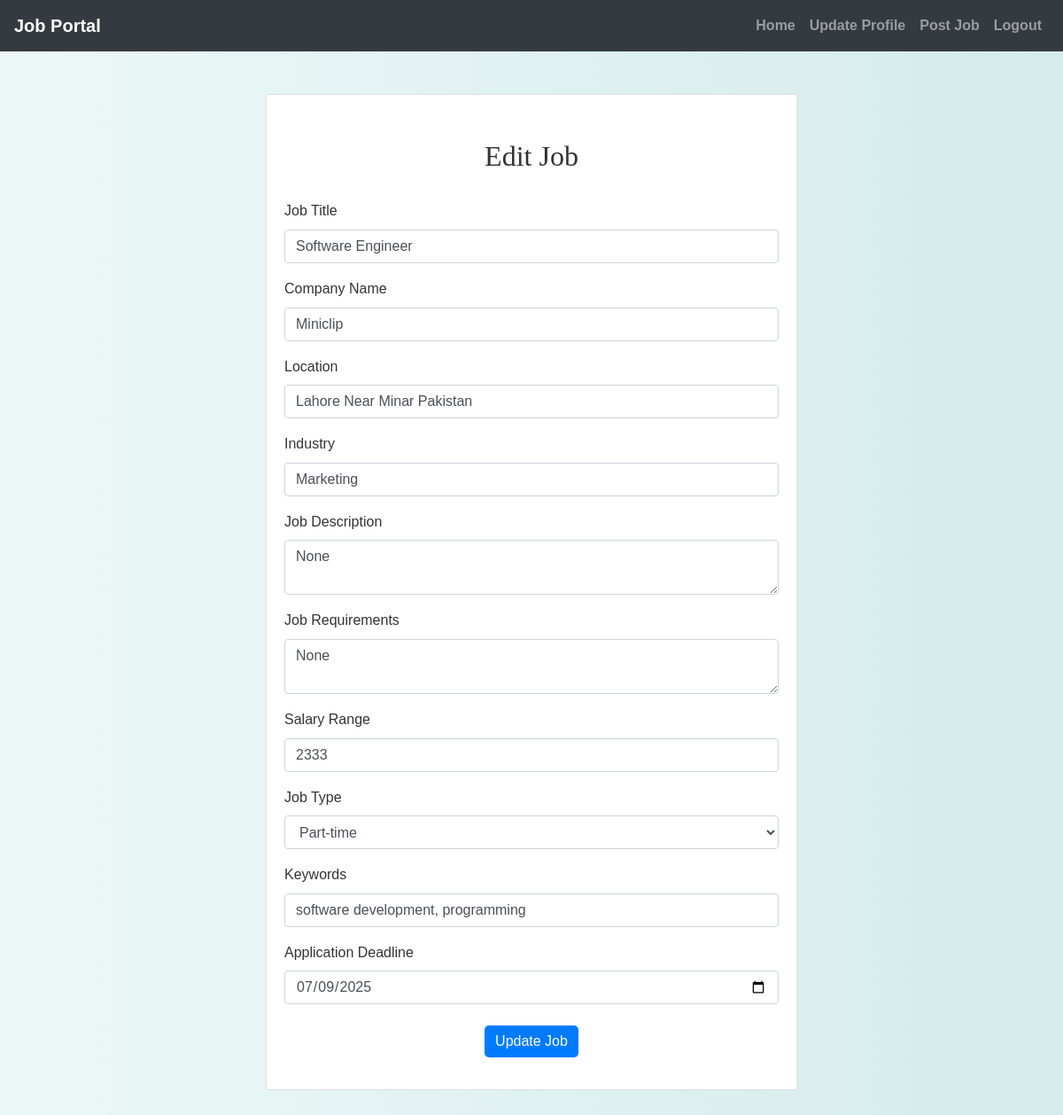
The app's page /recruiter/edit_job.php?job_id=2 (signed in) with its own data.
### tables this page shows
CREATE TABLE `jobs` (
  `job_id` int(11) NOT NULL,
  `recruiter_id` int(11) DEFAULT NULL,
  `job_title` varchar(255) NOT NULL,
  `job_description` text NOT NULL,
  `job_requirements` text NOT NULL,
  `location` varchar(255) NOT NULL,
  `industry` varchar(255) NOT NULL,
  `keywords` varchar(255) NOT NULL,
  `status` enum('active','inactive') DEFAULT 'active',
  `created_at` timestamp NOT NULL DEFAULT current_timestamp(),
  `company_name` varchar(255) NOT NULL,
  `salary_range` varchar(100) NOT NULL,
  `job_type` enum('Full-time','Part-time','Contract') NOT NULL,
  `application_deadline` date DEFAULT NULL
);

### recruiter/edit_job.php (the view, shortened to what this page needs)
<?php
include('config.php');
$job_id = $_GET['job_id'];
$recruiter_id = $_SESSION["id"];
$sql = "SELECT * FROM Jobs WHERE job_id = ? AND recruiter_id = ?";
$stmt = mysqli_prepare($conn, $sql);
mysqli_stmt_bind_param($stmt, "ii", $job_id, $recruiter_id);
mysqli_stmt_execute($stmt);
$result = mysqli_stmt_get_result($stmt);
$job = mysqli_fetch_assoc($result);
$job_title = $job['job_title'];
$job_description = $job['job_description'];
$job_requirements = $job['job_requirements'];
$location = $job['location'];
$industry = $job['industry'];
$keywords = $job['keywords'];
$company_name = $job['company_name'];
$salary_range = $job['salary_range'];
$job_type = $job['job_type'];
$application_deadline = $job['application_deadline'];
?>
<!DOCTYPE html>
<html>
<head>
    <link rel="stylesheet" href="https://maxcdn.bootstrapcdn.com/bootstrap/4.5.2/css/bootstrap.min.css">
    <link rel="stylesheet" href="./css/style.css">
</head>
<body>
<?php include('navbar.php'); ?>
    <div class="container mt-5">
    <div class="card mx-auto" style="max-width: 600px;">
        <div class="card-body">
        <h2 class="text-center">Edit Job</h2>
        <form action="<?php echo htmlspecialchars($_SERVER["PHP_SELF"]) . '?job_id=' . $job_id; ?>" method="post">
            <div class="form-group">
                <label>Job Title</label>
                <input type="text" name="job_title" class="form-control" value="<?php echo htmlspecialchars($job_title); ?>">
            </div>
            <div class="form-group">
                <label>Company Name</label>
                <input type="text" name="company_name" class="form-control" value="<?php echo htmlspecialchars($company_name); ?>">
            </div>
            <div class="form-group">
                <label>Location</label>
                <input type="text" name="location" class="form-control" value="<?php echo htmlspecialchars($location); ?>">
            </div>
            <div class="form-group">
                <label>Industry</label>
                <input type="text" name="industry" class="form-control" value="<?php echo htmlspecialchars($industry); ?>">
            </div>
            <div class="form-group">
                <label>Job Description</label>
                <textarea name="job_description" class="form-control"><?php echo htmlspecialchars($job_description); ?></textarea>
            </div>
            <div class="form-group">
                <label>Job Requirements</label>
                <textarea name="job_requirements" class="form-control"><?php echo htmlspecialchars($job_requirements); ?></textarea>
            </div>
            <div class="form-group">
                <label>Salary Range</label>
                <input type="text" name="salary_range" class="form-control" value="<?php echo htmlspecialchars($salary_range); ?>">
            </div>
            <div class="form-group">
                <label>Job Type</label>
                <select name="job_type" class="form-control">
                    <option value="Part-time" <?php echo ($job_type == 'Part-time') ? 'selected' : ''; ?>>Part-time</option>
                </select>
            </div>
            <div class="form-group">
                <label>Keywords</label>
                <input type="text" name="keywords" class="form-control" value="<?php echo htmlspecialchars($keywords); ?>">
            </div>
            <div class="form-group">
                <label>Application Deadline</label>
                <input type="date" name="application_deadline" class="form-control" value="<?php echo htmlspecialchars($application_deadline); ?>"  min="<?= date('Y-m-d'); ?>">
            </div>
            <div class="form-group text-center">
                <input type="submit" value="Update Job" class="mt-2 btn btn-primary">
            </div>
        </form>
    </div>
    </div>
    </div>
</body>
</html>

### recruiter/css/style.css (style rules this page uses)
body { background: linear-gradient(90deg, rgba(233, 246, 246, 0.831), rgba(207, 233, 233, 0.9)); font-family: 'Arial', sans-serif; color: #333; line-height: 1.6; }
h1, h2, h3, h4 { text-align: center; margin-top: 30px; margin-bottom: 30px; font-family: 'Georgia', serif; }
.container { margin-bottom: 40px; }
.btn-primary { color: #fff; border: none; border-radius: 5px; cursor: pointer; transition: background-color 0.3s ease; }

### records on screen
jobs: job_title "Software Engineer", company_name "Miniclip", location "Lahore Near Minar Pakistan", industry "Marketing", job_description "None", job_requirements "None", salary_range "2333", job_type "Part-time", keywords "software development, programming", application_deadline "07/09/2025"
